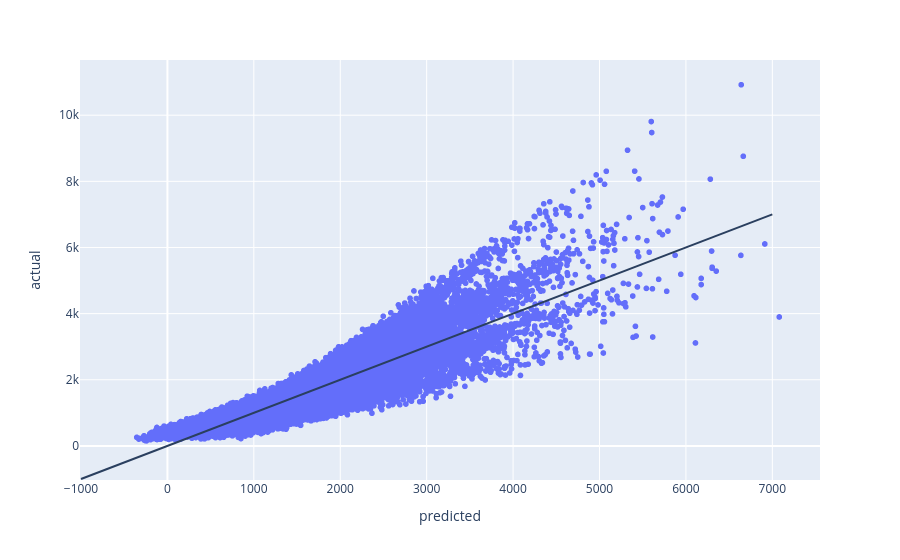

The code cell stored with this chart in its notebook:
### Code cell
#Code to plot the comparison on the training set
plot_results( y_train, pred_lin_reg_train, title="")

### Figure 1 — Plotly figure (JSON) as saved in the notebook; plotly's stock layout.template omitted (floating-point values rounded to 4 significant figures; data arrays with more than 128 entries replaced by an {"elided": "..."} marker saying what was removed)
{"data": [{"hovertemplate": "predicted=%{x}<br>actual=%{y}<extra></extra>", "legendgroup": "", "marker": {"color": "#636efa", "symbol": "circle"}, "mode": "markers", "name": "", "showlegend": false, "type": "scattergl", "x": {"elided": "40000 float values"}, "xaxis": "x", "y": {"elided": "40000 float values"}, "yaxis": "y"}], "layout": {"legend": {"tracegroupgap": 0}, "margin": {"t": 60}, "shapes": [{"type": "line", "x0": -1000, "x1": 7000, "y0": -1000, "y1": 7000}], "xaxis": {"anchor": "y", "domain": [0, 1], "title": {"text": "predicted"}}, "yaxis": {"anchor": "x", "domain": [0, 1], "title": {"text": "actual"}}}}
